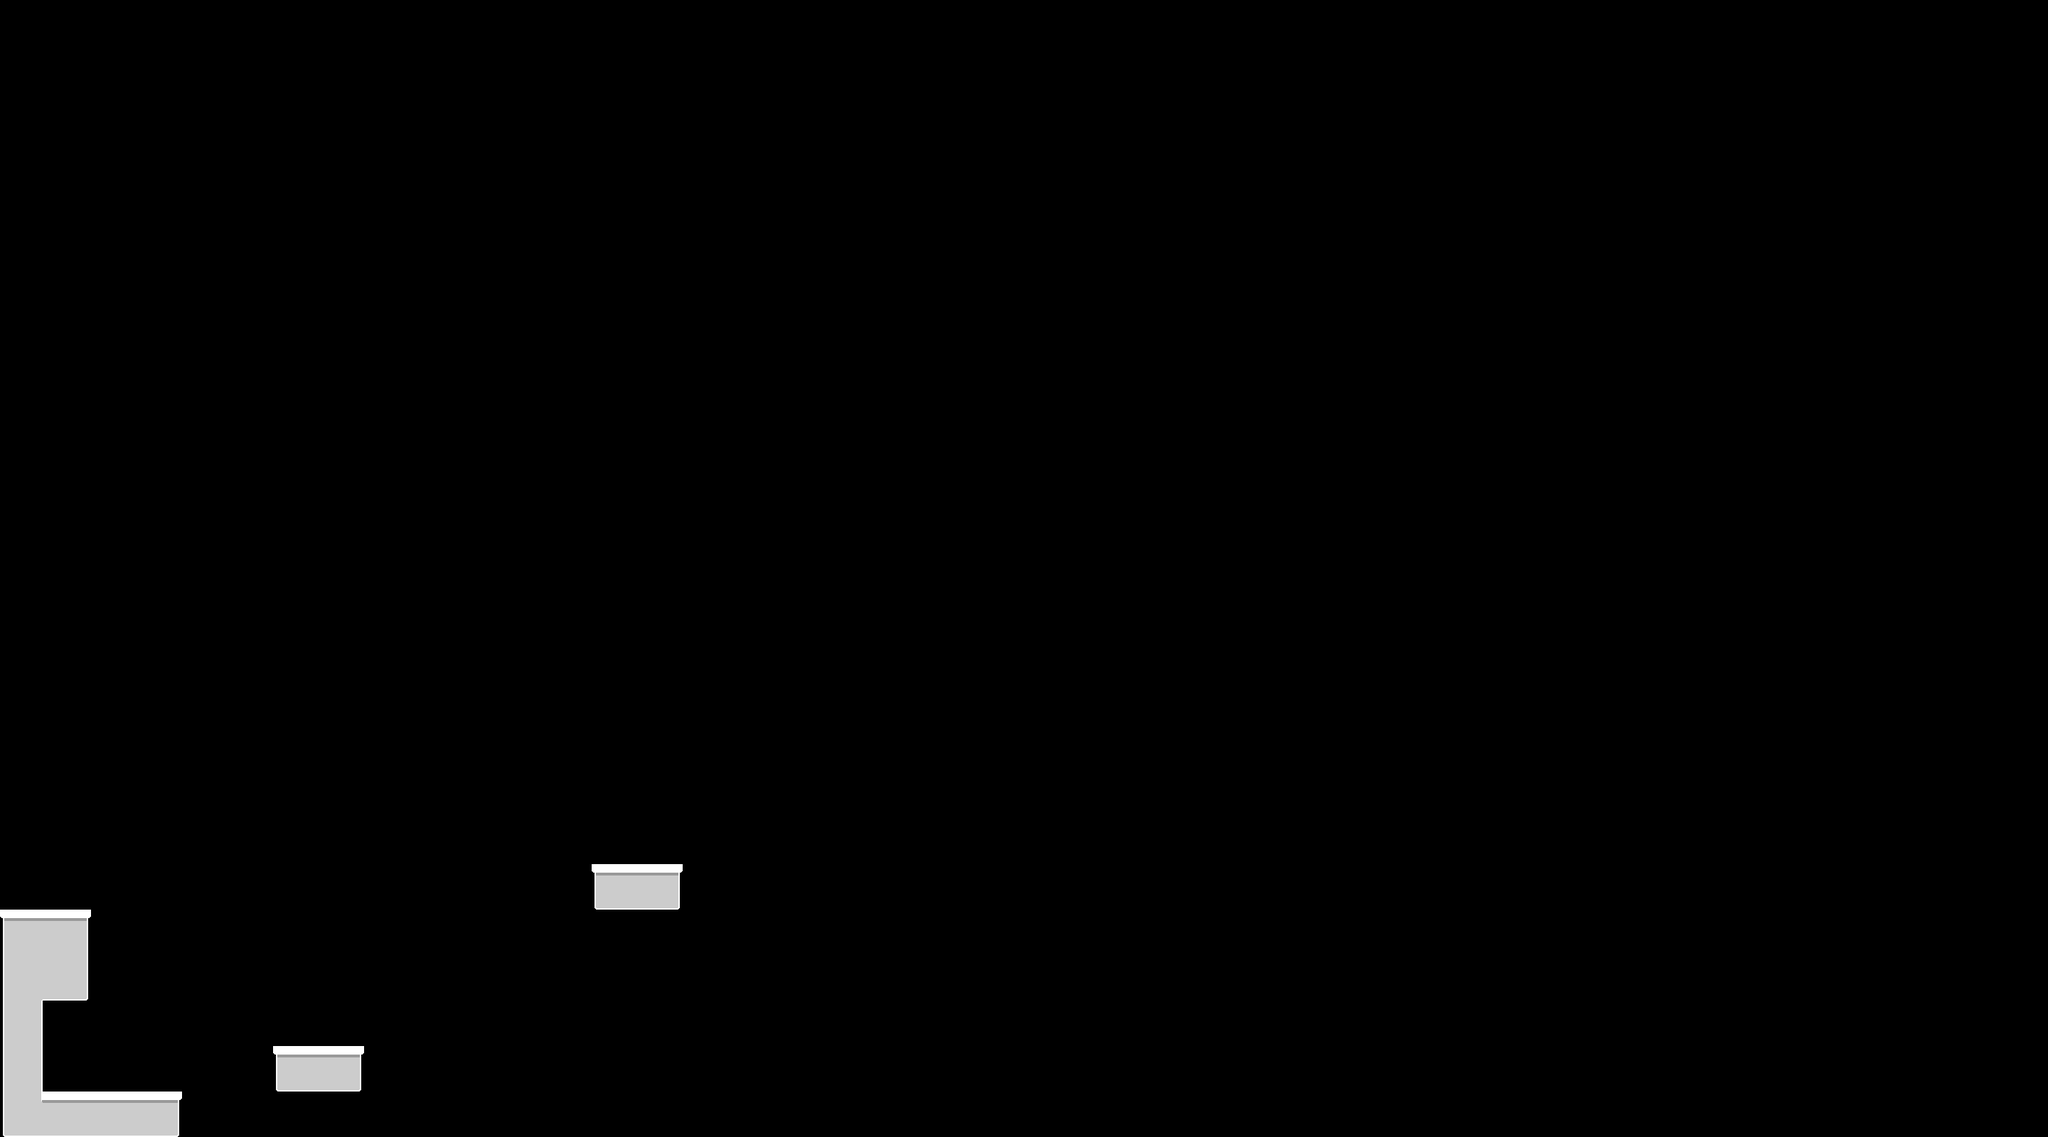

Rendered tile map (Tiled .tmx) drawn with the repository's tilesets; below, a short description and the full map source, tile grids included:
An orthogonal 45x25 tile map with 64x64 px tiles, 2 tile layers (foreground, corrections) and 10 objects (3x deadly_platform, player, groovy_spinning_thingy).

<map version="1.0" orientation="orthogonal" renderorder="right-down" width="45" height="25" tilewidth="64" tileheight="64" nextobjectid="391">
 <tileset firstgid="1" name="tiles" tilewidth="64" tileheight="64" spacing="1" margin="1" tilecount="225" columns="15">
  <image source="tiles.png" width="976" height="975" />
 </tileset>
 <objectgroup name="bodies">
  <properties>
   <property name="layer" type="int" value="5" />
  </properties>
  <object id="302" name="player" type="player" gid="2" x="128" y="1536" width="64" height="64">
   <properties>
    <property name="layer" type="int" value="6" />
   </properties>
  </object>
  <object id="306" type="groovy_spinning_thingy" gid="24" x="1216" y="1088" width="64" height="64" />
  <object id="355" type="deadly_platform" gid="24" x="320" y="1408" width="64" height="64" />
  <object id="357" type="deadly_platform" gid="24" x="512" y="1408" width="64" height="64" />
  <object id="363" x="0" y="1536" width="256" height="64" />
  <object id="364" x="0" y="1280" width="64" height="256" />
  <object id="365" x="64" y="1280" width="64" height="128" />
  <object id="375" x="384" y="1472" width="128" height="64" />
  <object id="376" x="832" y="1216" width="128" height="64" />
  <object id="390" type="deadly_platform" gid="24" x="864" y="1088" width="64" height="64" />
 </objectgroup>
 <layer name="foreground" width="45" height="25">
  <properties>
   <property name="color_type" value="primary" />
   <property name="layer" type="int" value="7" />
  </properties>
  <data encoding="csv">
0,0,0,0,0,0,0,0,0,0,0,0,0,0,0,0,0,0,0,0,0,0,0,0,0,0,0,0,0,0,0,0,0,0,0,0,0,0,0,0,0,0,0,0,0,
0,0,0,0,0,0,0,0,0,0,0,0,0,0,0,0,0,0,0,0,0,0,0,0,0,0,0,0,0,0,0,0,0,0,0,0,0,0,0,0,0,0,0,0,0,
0,0,0,0,0,0,0,0,0,0,0,0,0,0,0,0,0,0,0,0,0,0,0,0,0,0,0,0,0,0,0,0,0,0,0,0,0,0,0,0,0,0,0,0,0,
0,0,0,0,0,0,0,0,0,0,0,0,0,0,0,0,0,0,0,0,0,0,0,0,0,0,0,0,0,0,0,0,0,0,0,0,0,0,0,0,0,0,0,0,0,
0,0,0,0,0,0,0,0,0,0,0,0,0,0,0,0,0,0,0,0,0,0,0,0,0,0,0,0,0,0,0,0,0,0,0,0,0,0,0,0,0,0,0,0,0,
0,0,0,0,0,0,0,0,0,0,0,0,0,0,0,0,0,0,0,0,0,0,0,0,0,0,0,0,0,0,0,0,0,0,0,0,0,0,0,0,0,0,0,0,0,
0,0,0,0,0,0,0,0,0,0,0,0,0,0,0,0,0,0,0,0,0,0,0,0,0,0,0,0,0,0,0,0,0,0,0,0,0,0,0,0,0,0,0,0,0,
0,0,0,0,0,0,0,0,0,0,0,0,0,0,0,0,0,0,0,0,0,0,0,0,0,0,0,0,0,0,0,0,0,0,0,0,0,0,0,0,0,0,0,0,0,
0,0,0,0,0,0,0,0,0,0,0,0,0,0,0,0,0,0,0,0,0,0,0,0,0,0,0,0,0,0,0,0,0,0,0,0,0,0,0,0,0,0,0,0,0,
0,0,0,0,0,0,0,0,0,0,0,0,0,0,0,0,0,0,0,0,0,0,0,0,0,0,0,0,0,0,0,0,0,0,0,0,0,0,0,0,0,0,0,0,0,
0,0,0,0,0,0,0,0,0,0,0,0,0,0,0,0,0,0,0,0,0,0,0,0,0,0,0,0,0,0,0,0,0,0,0,0,0,0,0,0,0,0,0,0,0,
0,0,0,0,0,0,0,0,0,0,0,0,0,0,0,0,0,0,0,0,0,0,0,0,0,0,0,0,0,0,0,0,0,0,0,0,0,0,0,0,0,0,0,0,0,
0,0,0,0,0,0,0,0,0,0,0,0,0,0,0,0,0,0,0,0,0,0,0,0,0,0,0,0,0,0,0,0,0,0,0,0,0,0,0,0,0,0,0,0,0,
0,0,0,0,0,0,0,0,0,0,0,0,0,0,0,0,0,0,0,0,0,0,0,0,0,0,0,0,0,0,0,0,0,0,0,0,0,0,0,0,0,0,0,0,0,
0,0,0,0,0,0,0,0,0,0,0,0,0,0,0,0,0,0,0,0,0,0,0,0,0,0,0,0,0,0,0,0,0,0,0,0,0,0,0,0,0,0,0,0,0,
0,0,0,0,0,0,0,0,0,0,0,0,0,0,0,0,0,0,0,0,0,0,0,0,0,0,0,0,0,0,0,0,0,0,0,0,0,0,0,0,0,0,0,0,0,
0,0,0,0,0,0,0,0,0,0,0,0,0,0,0,0,0,0,0,0,0,0,0,0,0,0,0,0,0,0,0,0,0,0,0,0,0,0,0,0,0,0,0,0,0,
0,0,0,0,0,0,0,0,0,0,0,0,0,0,0,0,0,0,0,0,0,0,0,0,0,0,0,0,0,0,0,0,0,0,0,0,0,0,0,0,0,0,0,0,0,
0,0,0,0,0,0,0,0,0,0,0,0,0,0,0,0,0,0,0,0,0,0,0,0,0,0,0,0,0,0,0,0,0,0,0,0,0,0,0,0,0,0,0,0,0,
0,0,0,0,0,0,0,0,0,0,0,0,0,1,3,0,0,0,0,0,0,0,0,0,0,0,0,0,0,0,0,0,0,0,0,0,0,0,0,0,0,0,0,0,0,
16,18,0,0,0,0,0,0,0,0,0,0,0,0,0,0,0,0,0,0,0,0,0,0,0,0,0,0,0,0,0,0,0,0,0,0,0,0,0,0,0,0,0,0,0,
31,48,0,0,0,0,0,0,0,0,0,0,0,0,0,0,0,0,0,0,0,0,0,0,0,0,0,0,0,0,0,0,0,0,0,0,0,0,0,0,0,0,0,0,0,
19,0,0,0,0,0,0,0,0,0,0,0,0,0,0,0,0,0,0,0,0,0,0,0,0,0,0,0,0,0,0,0,0,0,0,0,0,0,0,0,0,0,0,0,0,
19,0,0,0,0,0,1,3,0,0,0,0,0,0,0,0,0,0,0,0,0,0,0,0,0,0,0,0,0,0,0,0,0,0,0,0,0,0,0,0,0,0,0,0,0,
46,2,2,3,0,0,0,0,0,0,0,0,0,0,0,0,0,0,0,0,0,0,0,0,0,0,0,0,0,0,0,0,0,0,0,0,0,0,0,0,0,0,0,0,0
</data>
 </layer>
 <layer name="corrections" width="45" height="25">
  <properties>
   <property name="color_type" value="primary" />
   <property name="layer" type="int" value="8" />
  </properties>
  <data encoding="csv">
0,0,0,0,0,0,0,0,0,0,0,0,0,0,0,0,0,0,0,0,0,0,0,0,0,0,0,0,0,0,0,0,0,0,0,0,0,0,0,0,0,0,0,0,0,
0,0,0,0,0,0,0,0,0,0,0,0,0,0,0,0,0,0,0,0,0,0,0,0,0,0,0,0,0,0,0,0,0,0,0,0,0,0,0,0,0,0,0,0,0,
0,0,0,0,0,0,0,0,0,0,0,0,0,0,0,0,0,0,0,0,0,0,0,0,0,0,0,0,0,0,0,0,0,0,0,0,0,0,0,0,0,0,0,0,0,
0,0,0,0,0,0,0,0,0,0,0,0,0,0,0,0,0,0,0,0,0,0,0,0,0,0,0,0,0,0,0,0,0,0,0,0,0,0,0,0,0,0,0,0,0,
0,0,0,0,0,0,0,0,0,0,0,0,0,0,0,0,0,0,0,0,0,0,0,0,0,0,0,0,0,0,0,0,0,0,0,0,0,0,0,0,0,0,0,0,0,
0,0,0,0,0,0,0,0,0,0,0,0,0,0,0,0,0,0,0,0,0,0,0,0,0,0,0,0,0,0,0,0,0,0,0,0,0,0,0,0,0,0,0,0,0,
0,0,0,0,0,0,0,0,0,0,0,0,0,0,0,0,0,0,0,0,0,0,0,0,0,0,0,0,0,0,0,0,0,0,0,0,0,0,0,0,0,0,0,0,0,
0,0,0,0,0,0,0,0,0,0,0,0,0,0,0,0,0,0,0,0,0,0,0,0,0,0,0,0,0,0,0,0,0,0,0,0,0,0,0,0,0,0,0,0,0,
0,0,0,0,0,0,0,0,0,0,0,0,0,0,0,0,0,0,0,0,0,0,0,0,0,0,0,0,0,0,0,0,0,0,0,0,0,0,0,0,0,0,0,0,0,
0,0,0,0,0,0,0,0,0,0,0,0,0,0,0,0,0,0,0,0,0,0,0,0,0,0,0,0,0,0,0,0,0,0,0,0,0,0,0,0,0,0,0,0,0,
0,0,0,0,0,0,0,0,0,0,0,0,0,0,0,0,0,0,0,0,0,0,0,0,0,0,0,0,0,0,0,0,0,0,0,0,0,0,0,0,0,0,0,0,0,
0,0,0,0,0,0,0,0,0,0,0,0,0,0,0,0,0,0,0,0,0,0,0,0,0,0,0,0,0,0,0,0,0,0,0,0,0,0,0,0,0,0,0,0,0,
0,0,0,0,0,0,0,0,0,0,0,0,0,0,0,0,0,0,0,0,0,0,0,0,0,0,0,0,0,0,0,0,0,0,0,0,0,0,0,0,0,0,0,0,0,
0,0,0,0,0,0,0,0,0,0,0,0,0,0,0,0,0,0,0,0,0,0,0,0,0,0,0,0,0,0,0,0,0,0,0,0,0,0,0,0,0,0,0,0,0,
0,0,0,0,0,0,0,0,0,0,0,0,0,0,0,0,0,0,0,0,0,0,0,0,0,0,0,0,0,0,0,0,0,0,0,0,0,0,0,0,0,0,0,0,0,
0,0,0,0,0,0,0,0,0,0,0,0,0,0,0,0,0,0,0,0,0,0,0,0,0,0,0,0,0,0,0,0,0,0,0,0,0,0,0,0,0,0,0,0,0,
0,0,0,0,0,0,0,0,0,0,0,0,0,0,0,0,0,0,0,0,0,0,0,0,0,0,0,0,0,0,0,0,0,0,0,0,0,0,0,0,0,0,0,0,0,
0,0,0,0,0,0,0,0,0,0,0,0,0,0,0,0,0,0,0,0,0,0,0,0,0,0,0,0,0,0,0,0,0,0,0,0,0,0,0,0,0,0,0,0,0,
0,0,0,0,0,0,0,0,0,0,0,0,0,0,0,0,0,0,0,0,0,0,0,0,0,0,0,0,0,0,0,0,0,0,0,0,0,0,0,0,0,0,0,0,0,
0,0,0,0,0,0,0,0,0,0,0,0,0,0,0,0,0,0,0,0,0,0,0,0,0,0,0,0,0,0,0,0,0,0,0,0,0,0,0,0,0,0,0,0,0,
0,0,0,0,0,0,0,0,0,0,0,0,0,0,0,0,0,0,0,0,0,0,0,0,0,0,0,0,0,0,0,0,0,0,0,0,0,0,0,0,0,0,0,0,0,
26,0,0,0,0,0,0,0,0,0,0,0,0,0,0,0,0,0,0,0,0,0,0,0,0,0,0,0,0,0,0,0,0,0,0,0,0,0,0,0,0,0,0,0,0,
0,0,0,0,0,0,0,0,0,0,0,0,0,0,0,0,0,0,0,0,0,0,0,0,0,0,0,0,0,0,0,0,0,0,0,0,0,0,0,0,0,0,0,0,0,
0,0,0,0,0,0,0,0,0,0,0,0,0,0,0,0,0,0,0,0,0,0,0,0,0,0,0,0,0,0,0,0,0,0,0,0,0,0,0,0,0,0,0,0,0,
13,0,0,0,0,0,0,0,0,0,0,0,0,0,0,0,0,0,0,0,0,0,0,0,0,0,0,0,0,0,0,0,0,0,0,0,0,0,0,0,0,0,0,0,0
</data>
 </layer>
</map>
